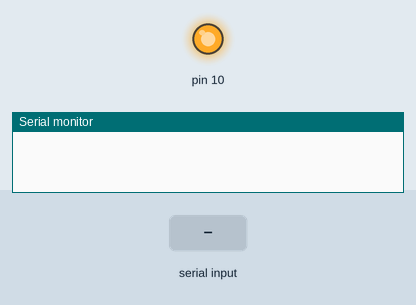
Simulated run of this sketch. Board: Arduino Uno, built with avr-gcc and run on an emulated ATmega328P. Parts: output pins drawn as LEDs (lit = HIGH), the last lines printed to the serial monitor. The inputs (shaded band) are chosen by the test bench.

Above: at 1.2 s.
1.3 s: "90,45\n" received over Serial
At 1.45 s:
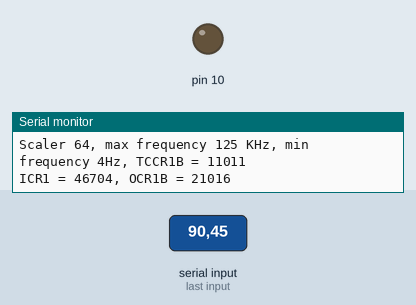
4.3 s: "30,150\n" received over Serial
At 4.9 s:
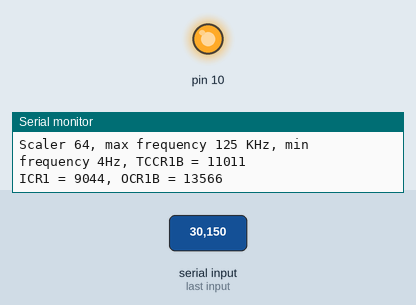
5.8 s: "1,90\n" received over Serial
Timing chart, 0 to 8.8 s (numbered marks = the images above; inputs shaded):
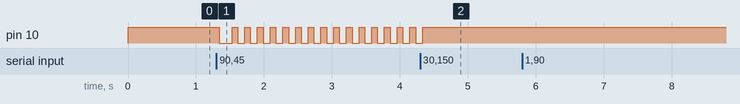

The sketch:

lab3-1-3.ino
```cpp
void setup() {
  Serial.begin(9600);
  pinMode(10, OUTPUT);
  TCCR1A = TCCR1B = TCCR0A = TCCR0B = 0;


  //fast pwm with the top set by ICR1, 64 prescaling, check output on pin 10
  TCCR1A |= _BV(WGM11) + _BV(COM1B1);
  TCCR1B = _BV(WGM13) + _BV(WGM12) + _BV(CS10) + _BV(CS11);
}

float max_freq = 16000000;
int freq, duty_cycle;

void loop() {
  if (Serial.available() > 0) {
    // read input and print it to serial monitor to check
    freq = Serial.parseInt();
    duty_cycle = Serial.parseInt();
    Serial.println("Frequency = " + String(freq));
    Serial.println("Duty Cycle = " + String(duty_cycle));

    // updates max_freq variable for math later and sets the correct bits for scaler
    Serial.println("Scaler 64, max frequency 125 KHz, min frequency 4Hz, TCCR1B = " + String(TCCR1B, BIN));

    ICR1 = max_freq / (float)freq - 1;   // updates ICR1 to necessary value for desired frequency
    OCR1B = ICR1 * (0.01 * duty_cycle);  // updates OCR1B to the correct value based on top and duty cycle on pin 10
    Serial.println("ICR1 = " + String(ICR1) + ", OCR1B = " + String(OCR1B));
  }
}
```

Measured:
- after the input at 1.3 s, pin 10: HIGH → LOW at once, then repeats every 0.19 s: HIGH 0.08 s, LOW 0.10 s
- after the input at 4.3 s, pin 10: goes on until 4.3 s, then stays HIGH
